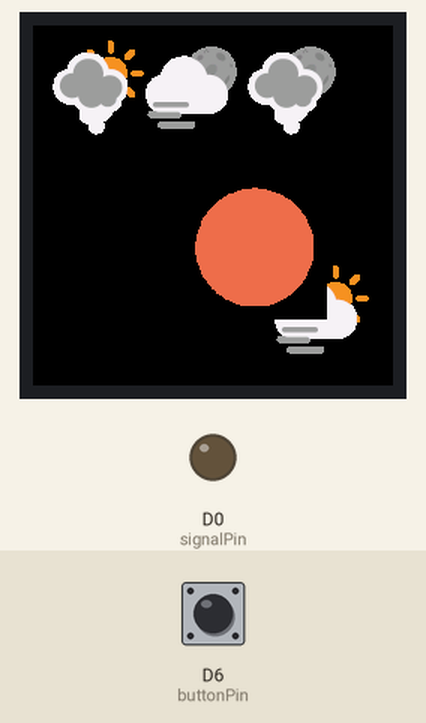
A program run on a simulated ESP8266 (NodeMCU). Parts: 240×240 colour display, output pins drawn as LEDs (lit = HIGH). The inputs (shaded band) are chosen by the test bench; at power-on: D6 (buttonPin) HIGH. WiFi joins after 1.5 s; servers stay silent unless stated; network time is answered at once with the bench clock; the local clock reads 2024-03-15 10:24:30 at power-on unless the program sets it; what the program prints to the serial monitor is not drawn.

Above: at 0.3 s.
At 4.4 s:
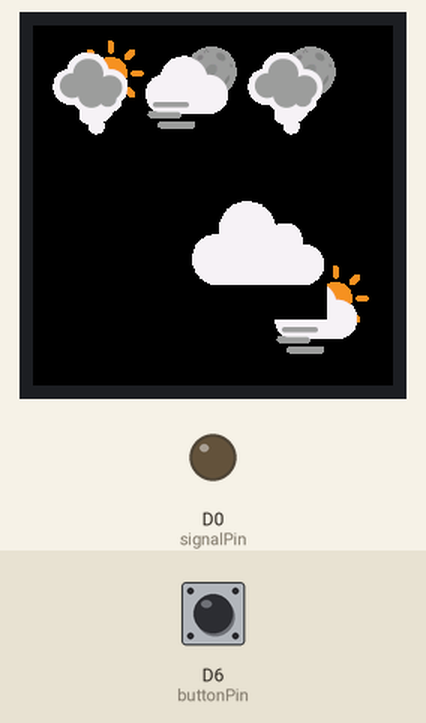
At 8.6 s:
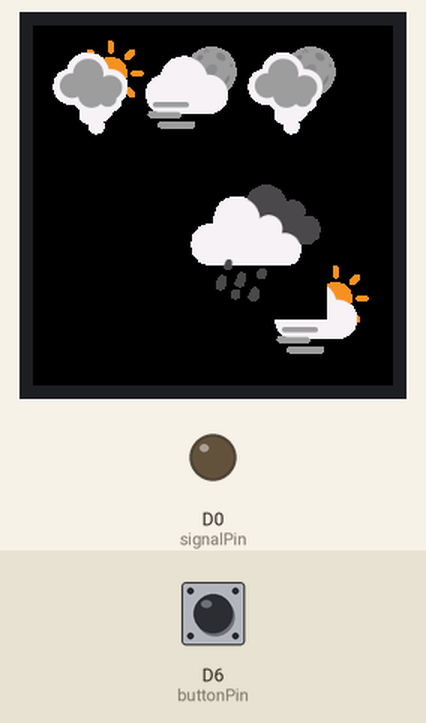
At 12.7 s:
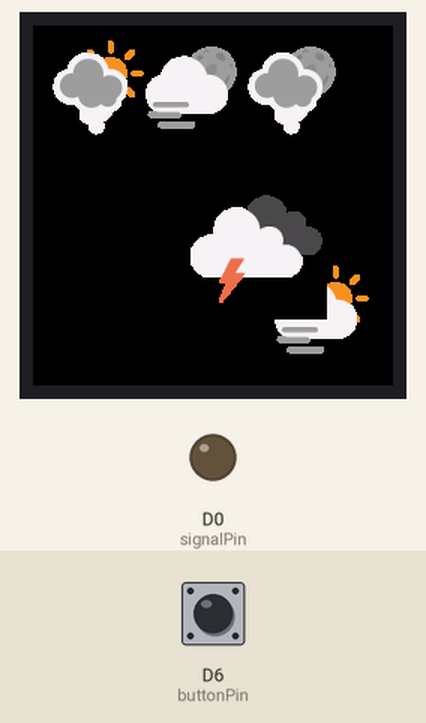
At 17.8 s:
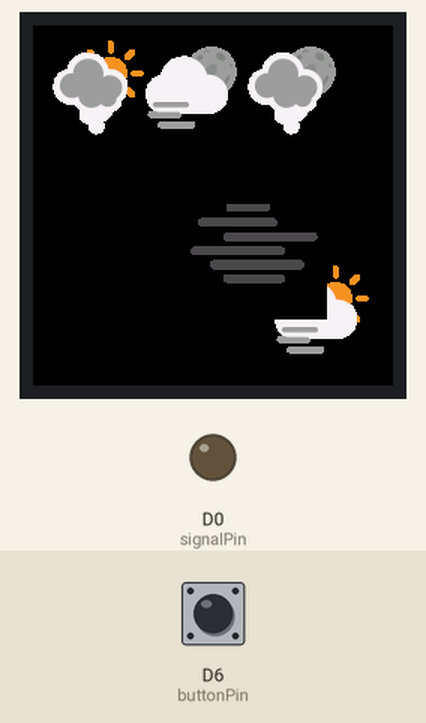
At 20.4 s:
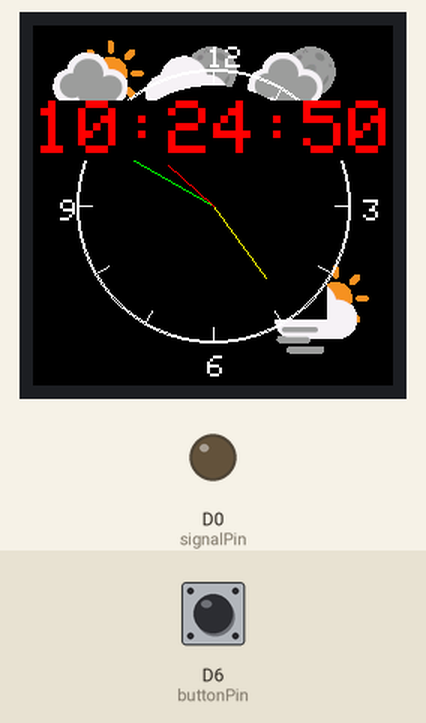

The program:

main.cpp
```cpp
#include <Wire.h>
#include <Adafruit_Sensor.h>
#include <Adafruit_BME280.h>

#include <Adafruit_GFX.h>    // Core graphics library
#include <Adafruit_ST7789.h> // Hardware-specific library for ST7789
#include <SPI.h>

#include <ESP8266WiFi.h>
#include <NTPClient.h>
#include <WiFiUdp.h>
#include "OneButton.h"

#include "icons.h"
#include "Ticker.h"
#include  "WeatherIcons.h"


// ST7789 TFT module connections
#define TFT_DC    D4    // TFT DC  pin is connected to NodeMCU pin D1 (GPIO5)
#define TFT_RST   D8     // TFT RST pin is connected to NodeMCU pin D2 (GPIO4)
#define TFT_CS    -1     // TFT CS  pin is connected to NodeMCU pin D8 (GPIO15)
// initialize ST7789 TFT library with hardware SPI module
// SCK (CLK) ---> NodeMCU pin D5 (GPIO14)
// MOSI(DIN) ---> NodeMCU pin D7 (GPIO13)
Adafruit_ST7789 tft = Adafruit_ST7789(TFT_CS, TFT_DC, TFT_RST);


/*#include <SPI.h>
#define BME_SCK 14
#define BME_MISO 12
#define BME_MOSI 13
#define BME_CS 15*/

#define SEALEVELPRESSURE_HPA (1013.25)

Adafruit_BME280 bme; // I2C
//Adafruit_BME280 bme(BME_CS); // hardware SPI
//Adafruit_BME280 bme(BME_CS, BME_MOSI, BME_MISO, BME_SCK); // software SPI

unsigned long delayTime;

String inHum;
String inTemp;

String SSID = "Acraft";
String PASS = "12345678";

const long utcOffsetInSeconds = 7200+3600;
WiFiUDP ntpUDP;
NTPClient timeClient(ntpUDP, "pool.ntp.org", utcOffsetInSeconds);

int buttonPin = D6;
int signalPin = D0;
int signalState = LOW;
OneButton button(buttonPin, true);

Ticker alarm;

int Sx[60],Mx[60],Hx[30];
int Sy[60],My[60],Hy[30];
int center_x=120;
int center_y=120;
int seconds_hand_len = 80;
int minutes_hand_len = 60;
int hours_hand_len = 40;
int clock_radius=90;
int hours_x=0;
int hours_y=0;

int hours;
int minutes;
int seconds;

int prevS;
int prevM;
int prevH;

void printValues();
void singleClick();
void changeState();

void drawClock();

void displayAnalogueClock();
void displayDigitalClock();

long int currentMillis = 0;
long int startMillis = 0;

int period = 1000;


void setup() {
  Serial.begin(115200);
  Serial.println(F("BME280 test"));

  bool status;

  pinMode(buttonPin,INPUT_PULLUP);
  pinMode(signalPin,OUTPUT);
  digitalWrite(signalPin,signalState);

  // default settings
  // (you can also pass in a Wire library object like &Wire2)
  status = bme.begin(0x76);
  if (!status) {
    Serial.println("Could not find a valid BME280 sensor, check wiring!");
    while (1);
  }

  Serial.println("-- Default Test --");
  delayTime = 1000;

  Serial.println();

  tft.init(240, 240, SPI_MODE3);    // Init ST7789 display 240x240 pixel

  // if the screen is flipped, remove this command
  //ft.setRotation(2);

  Serial.println(F("Initialized"));


  tft.fillScreen(ST77XX_BLACK);

  tft.drawRGBBitmap(160,160,a01d,64,64);
  tft.drawRGBBitmap(140,10,a02n,64,64);
   tft.drawRGBBitmap(74,10,a01n,64,64);
   tft.drawRGBBitmap(10,10,a02d,64,64);
tft.drawRGBBitmap(100,100,i01d,96,96);
delay(1000);
tft.drawRGBBitmap(100,100,i01n,96,96);
delay(1000);
tft.drawRGBBitmap(100,100,i02d,96,96);
delay(1000);
tft.drawRGBBitmap(100,100,i02n,96,96);
delay(1000);

tft.drawRGBBitmap(100,100,i03d,96,96);
delay(1000);
tft.drawRGBBitmap(100,100,i03n,96,96);
delay(1000);
tft.drawRGBBitmap(100,100,i04d,96,96);
delay(1000);
tft.drawRGBBitmap(100,100,i04n,96,96);
delay(1000);

tft.drawRGBBitmap(100,100,i09d,96,96);
delay(1000);
tft.drawRGBBitmap(100,100,i09n,96,96);
delay(1000);

tft.drawRGBBitmap(100,100,i10d,96,96);
delay(1000);
tft.drawRGBBitmap(100,100,i10n,96,96);
delay(1000);

tft.drawRGBBitmap(100,100,i11d,96,96);
delay(1000);
tft.drawRGBBitmap(100,100,i11n,96,96);
delay(1000);

tft.drawRGBBitmap(100,100,i13d,96,96);
delay(1000);
tft.drawRGBBitmap(100,100,i13n,96,96);
delay(1000);
tft.drawRGBBitmap(100,100,i50d,96,96);
delay(1000);
tft.drawRGBBitmap(100,100,i50n,96,96);
delay(1000);

  Serial.print("Connecting to WiFi");
  WiFi.begin(SSID, PASS);
  while (WiFi.status() != WL_CONNECTED) {
    delay(100);
    Serial.print(".");
  }

  timeClient.begin();
  if (timeClient.update()) {
      Serial.println("Synchronized with NTP.");
    } else {
      Serial.println("Error synchronizing with NTP.");
    }


hours = timeClient.getHours();
minutes = timeClient.getMinutes();
seconds = timeClient.getSeconds();

Serial.print(hours);Serial.print(":");
Serial.print(minutes);Serial.print(":");
Serial.print(seconds);Serial.println("");

  pinMode(buttonPin,INPUT_PULLUP);
  pinMode(signalPin,OUTPUT);
  digitalWrite(signalPin,signalState);

  button.attachClick(singleClick);

 drawClock();

  prevS=seconds;
 prevM=minutes;
 prevH=hours;
}

void loop() {
  button.tick();

 currentMillis = millis();


if(currentMillis - startMillis >= period) {

  //displayAnalogueClock();
  displayDigitalClock();
  startMillis=currentMillis;
}

}

void displayAnalogueClock(){
   hours = timeClient.getHours();
   minutes = timeClient.getMinutes();
   seconds = timeClient.getSeconds();

  /*
  Serial.print(hours);Serial.print(":");
  Serial.print(minutes);Serial.print(":");
  Serial.print(seconds);Serial.println("");
  */
       tft.drawLine(120,120,Sx[prevS],Sy[prevS],ST77XX_BLACK);
       tft.drawLine(120,120,Sx[seconds],Sy[seconds],ST77XX_GREEN);
       prevS=seconds;

       tft.drawLine(120,120,Mx[prevM],My[prevM],ST77XX_BLACK);
       tft.drawLine(120,120,Mx[minutes],My[minutes],ST77XX_YELLOW);

       hours_x = int(hours_hand_len * sin(radians(prevH * 30 + 0.5 * prevM)) + center_x);
       hours_y = int(-1 * hours_hand_len * cos(radians(prevH * 30 + 0.5 * prevM )) + center_y);
       prevM=minutes;

       tft.drawLine(120,120,hours_x,hours_y,ST77XX_BLACK);


       hours_x = int(hours_hand_len * sin(radians(hours * 30 + 0.5 * minutes)) + center_x);
       hours_y = int(-1 * hours_hand_len * cos(radians(hours * 30 + 0.5 * minutes )) + center_y);
       tft.drawLine(120,120,hours_x,hours_y,ST77XX_RED);
       prevH=hours;


}

void displayDigitalClock(){
   hours = timeClient.getHours();
   minutes = timeClient.getMinutes();
   seconds = timeClient.getSeconds();
   String Time="";

   if (hours<10) Time ="0"+String(hours) + ":"; else Time =String(hours) + ":";
   if (minutes<10) Time = Time+"0"+String(minutes)+":"; else Time = Time+String(minutes)+":";
   if (seconds<10) Time = Time+"0"+String(seconds); else Time =Time+ String(seconds);


  tft.setTextWrap(false);

  tft.setCursor(0, 50);
  tft.setTextColor(ST77XX_RED,0);
  tft.setTextSize(5);
  tft.println(Time);


}

void printValues() {
  Serial.print("Temperature = ");
  Serial.print(bme.readTemperature());
  Serial.println(" *C");

  // Convert temperature to Fahrenheit
  /*Serial.print("Temperature = ");
  Serial.print(1.8 * bme.readTemperature() + 32);
  Serial.println(" *F");*/

  Serial.print("Pressure = ");
  Serial.print(bme.readPressure() / 100.0F);
  Serial.println(" hPa");

  Serial.print("Approx. Altitude = ");
  Serial.print(bme.readAltitude(SEALEVELPRESSURE_HPA));
  Serial.println(" m");

  Serial.print("Humidity = ");
  Serial.print(bme.readHumidity());
  Serial.println(" %");

  Serial.println();

 inHum=  String(bme.readHumidity(),1)+"%";
  inTemp= String(bme.readTemperature(),1)+"C";
  tft.setTextWrap(false);
  //tft.fillScreen(ST77XX_BLACK);
  tft.setCursor(0, 30);
  tft.setTextColor(ST77XX_RED,0);
  tft.setTextSize(6);
  tft.println(inTemp);
  tft.setTextColor(ST77XX_YELLOW,0);
  tft.println(inHum);


  //tftPrintTest() ;
  //drawClock();


}


void changeState()
{
  digitalWrite(signalPin,!digitalRead(signalPin));
}

void singleClick()
{
  Serial.println("SingleClick() detected.");
  printValues();
  if(signalState == LOW) {
    alarm.detach();
    digitalWrite(signalPin, LOW);}
  else {
    alarm.attach(0.5,changeState);}

  signalState = !signalState;

}

void drawClock() {

for(int secs=0;secs<60;secs++){
 Sx[secs] = int(seconds_hand_len * sin(radians(secs * 6)) + center_x);
 Sy[secs] = int(-1 * seconds_hand_len * cos(radians(secs * 6)) + center_y);
}

for(int mins=0;mins<60;mins++){
 Mx[mins] = int(minutes_hand_len * sin(radians(mins * 6)) + center_x);
 My[mins] = int(-1 * minutes_hand_len * cos(radians(mins * 6)) + center_y);
}
 // tft.begin();

  tft.drawCircle(center_x,center_y,clock_radius,ST77XX_WHITE);
  tft.drawCircle(center_x,center_y,clock_radius+1,ST77XX_WHITE);

for(int hrs=0;hrs<12;hrs++){

hours_x = int(clock_radius * sin(radians(hrs * 30 )) + center_x);
hours_y = int(-1 *clock_radius * cos(radians(hrs * 30)) + center_y);
tft.drawLine(120,120,hours_x,hours_y,ST77XX_WHITE);
}
  tft.fillCircle(120,120,clock_radius-10,ST77XX_BLACK);

tft.setTextSize(2);

  tft.setCursor(center_x-4,center_y-clock_radius-16);
  tft.print("12");
  tft.setCursor(center_x-4,center_y+clock_radius+10);
  tft.print("6");
  tft.setCursor(center_x+clock_radius+10,center_y-4);
  tft.print("3");
  tft.setCursor(center_x-clock_radius-12,center_y-4);
  tft.print("9");


hours_x = int(hours_hand_len * sin(radians(hours * 30 + 0.5 * minutes)) + center_x);
hours_y = int(-1 * hours_hand_len * cos(radians(hours * 30 + 0.5 * minutes )) + center_y);


 tft.drawLine(120,120,Sx[seconds],Sy[seconds],ST77XX_GREEN);
 tft.drawLine(120,120,Mx[minutes],My[minutes],ST77XX_YELLOW);
 tft.drawLine(120,120,hours_x,hours_y,ST77XX_RED);

}
```

WeatherIcons.h
```cpp
#include "icons/01d.h"
#include "icons/01n.h"
#include "icons/02d.h"
#include "icons/02n.h"
#include "icons/03d.h"
#include "icons/03n.h"
#include "icons/04d.h"
#include "icons/04n.h"
#include "icons/09d.h"
#include "icons/09n.h"
#include "icons/10d.h"
#include "icons/10n.h"
#include "icons/11d.h"
#include "icons/11n.h"
#include "icons/13d.h"
#include "icons/13n.h"
#include "icons/50d.h"
#include "icons/50n.h"
```

Source omitted: icons.h (data table, 238976 bytes), 01d.h (data table, 74834 bytes), 01n.h (data table, 74834 bytes), 02d.h (data table, 74834 bytes), 02n.h (data table, 74834 bytes), 03d.h (data table, 74834 bytes), 03n.h (data table, 74834 bytes), 04d.h (data table, 74834 bytes), 04n.h (data table, 74834 bytes), 09d.h (data table, 74834 bytes), 09n.h (data table, 74834 bytes), 10d.h (data table, 74834 bytes) and 7 more

Measured:
- what the display in image 1 shows lasts 1.0 s, from 4.4 s to 5.4 s
- what the display in image 4 shows lasts 2.5 s, from 17.8 s to 20.3 s
